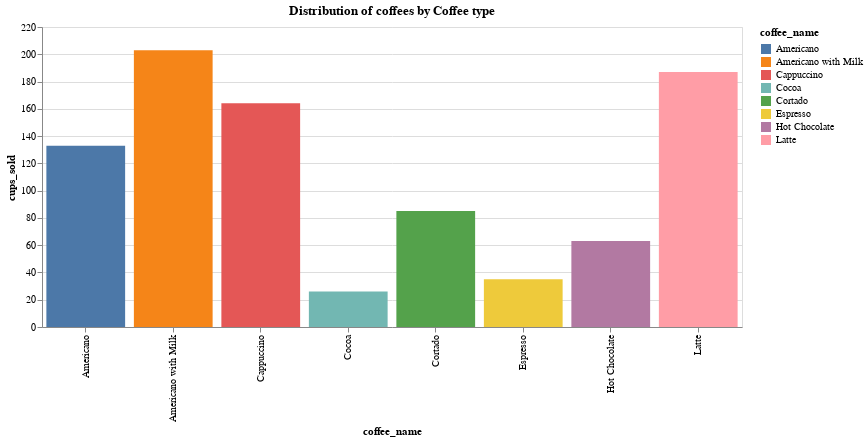

Notebook code for this chart:
### Code cell
#Distribution of coffees by Coffee type -- BAR  ***************
df['date'] = pd.to_datetime(df['date1'], format='%B')

# Calculate distribution of coffee by cups
coffee_distribution = df.groupby('coffee_name').size().reset_index(name='cups_sold')

# Create Altair bar chart
alt.Chart(coffee_distribution).mark_bar().encode(
    x='coffee_name',
    y='cups_sold',
    color = 'coffee_name'
).properties(
    title='Distribution of coffees by Coffee type',
    width=700,
    height=300)

### Figure 1 — Vega-Lite specification as saved in the notebook (floating-point values rounded to 4 significant figures)
{"config": {"view": {"continuousWidth": 400, "continuousHeight": 300}}, "data": {"name": "data-11cf4eb4745f101df09b0c66573e90a1"}, "mark": "bar", "encoding": {"color": {"type": "nominal", "field": "coffee_name"}, "x": {"type": "nominal", "field": "coffee_name"}, "y": {"type": "quantitative", "field": "cups_sold"}}, "height": 300, "title": "Distribution of coffees by Coffee type", "width": 700, "$schema": "https://vega.github.io/schema/vega-lite/v4.8.1.json", "datasets": {"data-11cf4eb4745f101df09b0c66573e90a1": [{"coffee_name": "Americano", "cups_sold": 133}, {"coffee_name": "Americano with Milk", "cups_sold": 203}, {"coffee_name": "Cappuccino", "cups_sold": 164}, {"coffee_name": "Cocoa", "cups_sold": 26}, {"coffee_name": "Cortado", "cups_sold": 85}, {"coffee_name": "Espresso", "cups_sold": 35}, {"coffee_name": "Hot Chocolate", "cups_sold": 63}, {"coffee_name": "Latte", "cups_sold": 187}]}}
